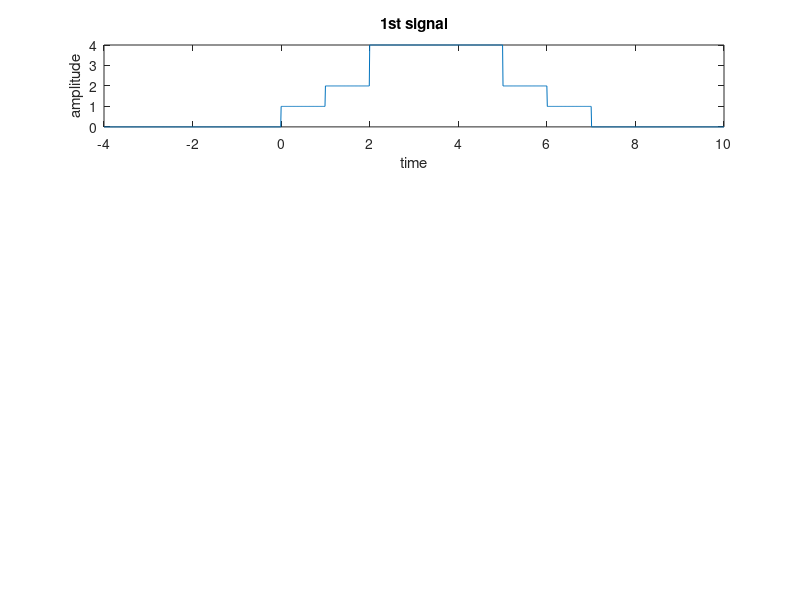

The MATLAB script that drew this image:
	clc
	clear all
	close all
	t = -4:0.01:10
	n1 = t>=0 & t<=7
	n2 = t>=1 & t<=6
	n3 = t>=2 & t<=5
	s1 = n1+n2+2*n3;
	subplot(4,1,1);
	plot(t,s1);
	xlabel('time');
	ylabel('amplitude');
	title('1st signal');
